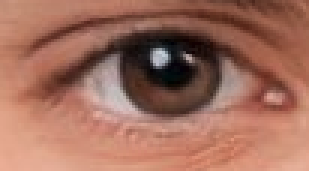
#> input picture AIX/AIX_1/눈사진.png, 103 x 57 px, given in place of 얼굴사진.png, which was not available (shown 3 times larger)
$ python aix_01.py   (older library calls are emulated)
#> lines starting #> are read from the running program, lines starting #| are printed output that depends on the picture; after the words box and inside, x2 and y2 are one past the last pixel; in counts of white or black regions, pixels touching at a corner belong together; pictures that were not available may be replaced by others from this repository, and a replacement may not be noted
import cv2
import numpy as np
from matplotlib import pyplot as plt

face_img = cv2.imread("얼굴사진.png")
#> face_img is the input picture: shape (57, 103, 3); mean B, G, R 92.2, 108.7, 159.9
eye_img = cv2.imread("눈사진.png")
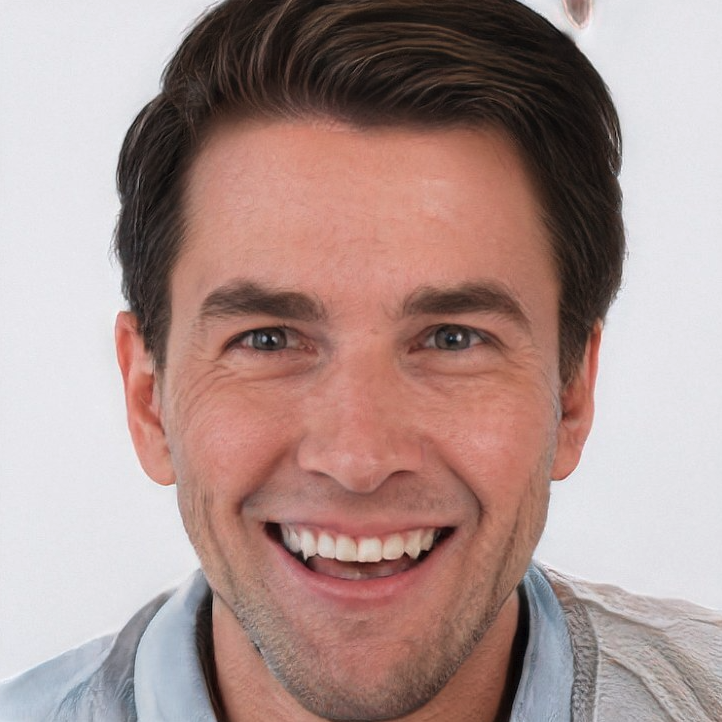
#> input picture AIX/AIX_1/얼굴사진.png, 722 x 722 px, given in place of 눈사진.png, which was not available
#> eye_img is the input picture: shape (722, 722, 3); mean B, G, R 141.6, 145.7, 171.1

face_img = cv2.cvtColor(face_img, cv2.COLOR_BGR2RGB)
eye_img = cv2.cvtColor(eye_img, cv2.COLOR_BGR2RGB)

plt.imshow(face_img)
plt.show()
plt.imshow(eye_img)
plt.show()

face_gray = cv2.cvtColor(face_img, cv2.COLOR_BGR2GRAY)

eye_gray = cv2.cvtColor(eye_img, cv2.COLOR_BGR2GRAY)
eye_flip = cv2.flip(eye_gray, 1)


find_left = cv2.matchTemplate(face_gray, eye_gray, cv2.TM_CCOEFF_NORMED)
minVal1, maxVal1, minLoc1, maxLoc1 = cv2.minMaxLoc(find_left)
#> minVal1 = -0.601; maxVal1 = 0.654; minLoc1 = (215, 254); maxLoc1 = (211, 318)
find_right = cv2.matchTemplate(face_gray, eye_flip, cv2.TM_CCOEFF_NORMED)
minVal2, maxVal2, minLoc2, maxLoc2 = cv2.minMaxLoc(find_right)
#> minVal2 = -0.631; maxVal2 = 0.614; minLoc2 = (216, 254); maxLoc2 = (212, 315)

point_left = maxLoc1
#> point_left = (211, 318)
point_right = maxLoc2
#> point_right = (212, 315)

print("왼쪽 눈 위치: ", point_left)
#| 왼쪽 눈 위치:  (211, 318)
print("오른쪽 눈 위치: ", point_right)
#| 오른쪽 눈 위치:  (212, 315)

cv2.rectangle(face_img, point_left, (point_left[0] + eye_gray.shape[1], point_left[1] + eye_gray.shape[0]), (0xFF, 0, 0), 2)
cv2.rectangle(face_img, point_right, (point_right[0] + eye_gray.shape[1], point_right[1] + eye_gray.shape[0]), (0xFF, 0, 0), 2)
plt.imshow(face_img)
plt.show()

image_1 = cv2.imread("3.png")
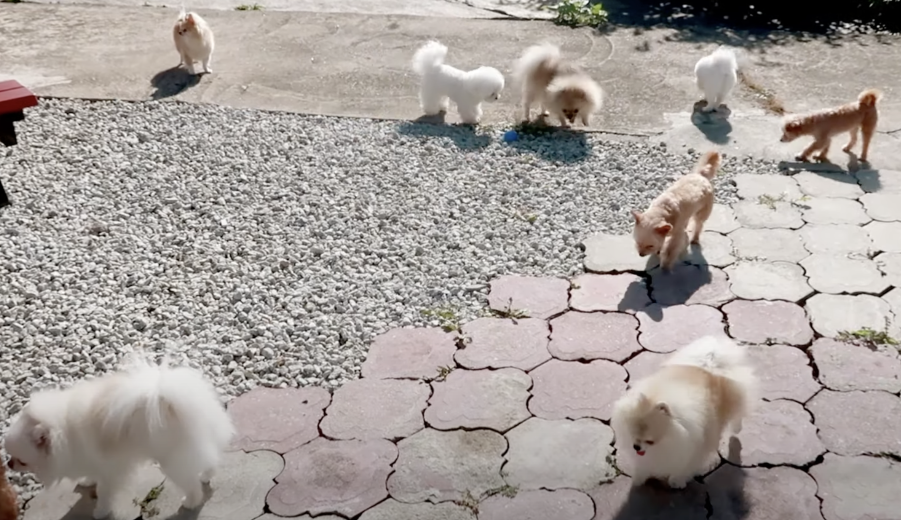
#> input picture AIX/AIX_1/3.png, 1802 x 1040 px (shown at 1/2 size)
#> image_1 is the input picture: shape (1040, 1802, 3); mean B, G, R 155.3, 159.3, 166.2
image_2 = cv2.imread("4.png")
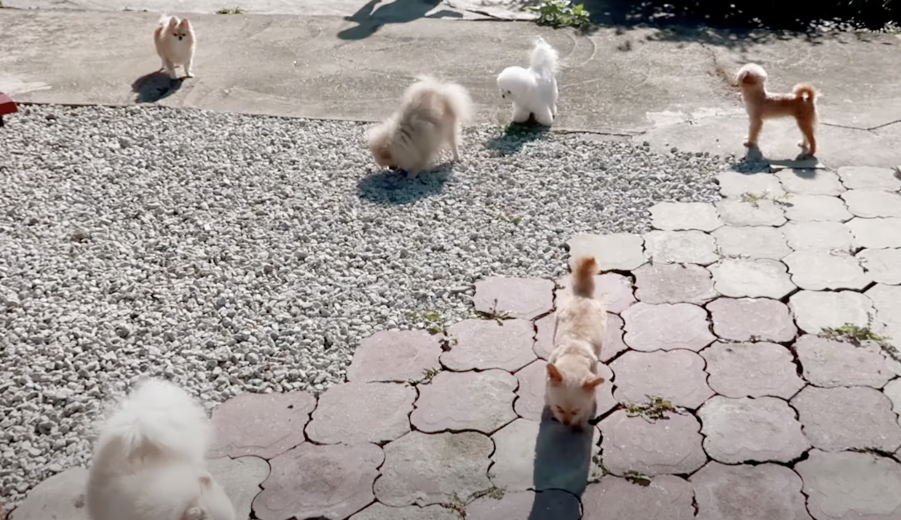
#> input picture AIX/AIX_1/4.png, 1802 x 1040 px (shown at 1/2 size)
#> image_2 is the input picture: shape (1040, 1802, 3); mean B, G, R 156.4, 159.6, 166.8
image_1 = cv2.cvtColor(image_1, cv2.COLOR_BGR2RGB)
image_2 = cv2.cvtColor(image_2, cv2.COLOR_BGR2RGB)
gray_1 = cv2.cvtColor(image_1, cv2.COLOR_BGR2GRAY)
gray_2 = cv2.cvtColor(image_2, cv2.COLOR_BGR2GRAY)

# SIFT 서술자 추출기 생성
detector = cv2.ORB_create()

# Keypoints와 descriptors 추출
keypoints1, desc1 = detector.detectAndCompute(image_1, None)
#> keypoints1 = 500 keypoints; strongest (x, y, size): (1602, 606, 111.1), (1436, 615, 92.6), (1280, 664, 44.6), (1445, 618, 64.3)
keypoints2, desc2 = detector.detectAndCompute(image_2, None)
#> keypoints2 = 500 keypoints; strongest (x, y, size): (1569, 602, 111.1), (1250, 664, 44.6), (1568, 603, 92.6), (1413, 612, 77.1)

# 매처 생성
matcher = cv2.BFMatcher(cv2.NORM_HAMMING, crossCheck=True)

# 매칭 계산
matches = matcher.match(desc1, desc2)
#> matches = 283 matches

# 결과 출력
res = cv2.drawMatches(image_1, keypoints1, image_2, keypoints2, matches, None, flags=cv2.DRAW_MATCHES_FLAGS_NOT_DRAW_SINGLE_POINTS)
# res = cv2.drawMatches(image_1, keypoints1, image_2, keypoints2, matches[:50], None, flags=2)

# 결과 이미지 출력
plt.figure(figsize=(18, 18))
plt.imshow(res)
plt.show()

img = cv2.imread("얼굴사진.png")
img = cv2.cvtColor(img, cv2.COLOR_BGR2RGB)
plt.imshow(img)
plt.show()

noise_img = img.copy()
noise_img = np.clip((img / 255 + np.random.normal(scale=0.1, size=img.shape)) * 255, 0, 255).astype('uint8')
# write your code
filtered_img = cv2.GaussianBlur(noise_img, (5, 5), 0)
#

plt.figure(figsize=(12,12))
plt.subplot(1,3,1)
plt.title('original image')
plt.imshow(img)
plt.subplot(1,3,2)
plt.title('image with noise')
plt.imshow(noise_img)
plt.subplot(1,3,3)
plt.title('filtered image')
plt.imshow(filtered_img)
plt.show()

np.random.seed(42)
noise_img2 = img.copy()
N = 100000
x = np.random.randint(img.shape[0], size=N)
y = np.random.randint(img.shape[1], size=N)
noise_img2[x, y] = 0
#> noise_img2: shape (57, 103, 3); every value is 0
# write your code
kernal_size = 7
filtered_img2 = cv2.medianBlur(noise_img2, kernal_size)
#

plt.figure(figsize=(12,12))
plt.subplot(1,3,1)
plt.title('original image')
plt.imshow(img)
plt.subplot(1,3,2)
plt.title('image with noise')
plt.imshow(noise_img2)
plt.subplot(1,3,3)
plt.title('filtered image')
plt.imshow(filtered_img2)
plt.show()


img = cv2.imread("얼굴사진.png")
img = cv2.cvtColor(img, cv2.COLOR_BGR2GRAY)

# write your code
sobel_img = cv2.magnitude(cv2.Sobel(img, cv2.CV_64F, 1, 0), cv2.Sobel(img, cv2.CV_64F, 0, 1))
#

plt.imshow(sobel_img, cmap='gray')
plt.show()


img = cv2.imread("feature_extracting.jpeg")
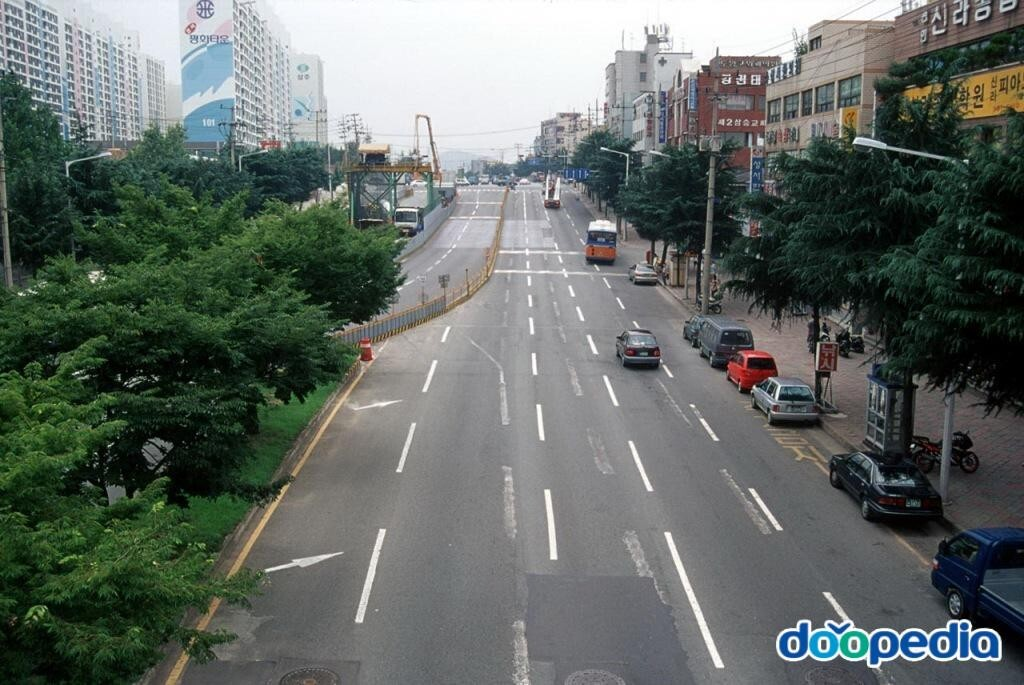
#> input picture AIX/AIX_1/feature_extracting.jpeg, 1024 x 685 px
#> img is the input picture: shape (685, 1024, 3); mean B, G, R 101.2, 106.3, 98.9
gray_img = cv2.cvtColor(img, cv2.COLOR_BGR2GRAY)
gray_img = np.float32(gray_img)

# Harris corner detection
distension = cv2.cornerHarris(gray_img, blockSize=2, ksize=3, k=0.04)

# 결과를 원본 이미지에 표시
img[distension > 0.01 * distension.max()] = [0, 0, 255]
#> img: shape (685, 1024, 3); 1.06% of pixels changed, all inside (x1, y1, x2, y2) = (0, 0, 1023, 670)

plt.imshow(img)
plt.show()

# 이미지 파일 로드
imgL = cv2.imread('DM_left_image.png', cv2.IMREAD_GRAYSCALE)
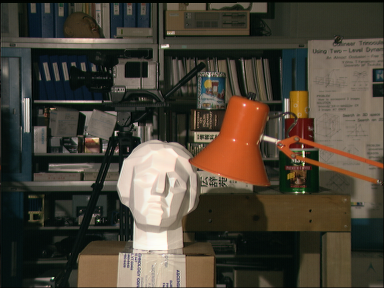
#> input picture AIX/AIX_1/DM_left_image.png, 384 x 288 px
#> imgL: shape (288, 384); min 0, max 253, mean 67.8
imgR = cv2.imread('DM_right_image.png', cv2.IMREAD_GRAYSCALE)
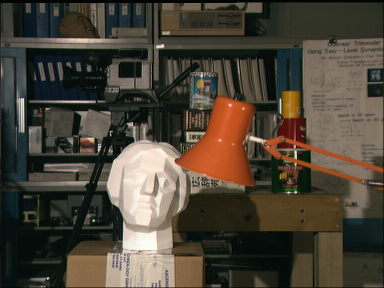
#> input picture AIX/AIX_1/DM_right_image.png, 384 x 288 px
#> imgR: shape (288, 384); min 0, max 253, mean 68.2

# StereoSGBM 매개변수 설정
stereo = cv2.StereoSGBM_create(
    numDisparities=16,  # 깊이 범위 (64의 배수)
    blockSize=15,        # 매칭 블록 크기 (홀수)
)

# 깊이 맵 계산
disparity_map = stereo.compute(imgL, imgR)
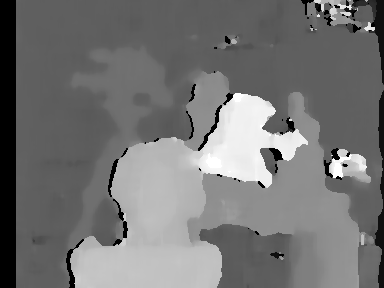
#> disparity_map: shape (288, 384) int16; min -16, max 240, mean 101.3; drawn with min black and max white

# 깊이 맵을 8비트 이미지로 변환
disparity_map = cv2.convertScaleAbs(disparity_map, alpha=255.0 / 256.0)

# 깊이 맵 출력
plt.imshow(disparity_map, cmap='gray')
plt.show()
